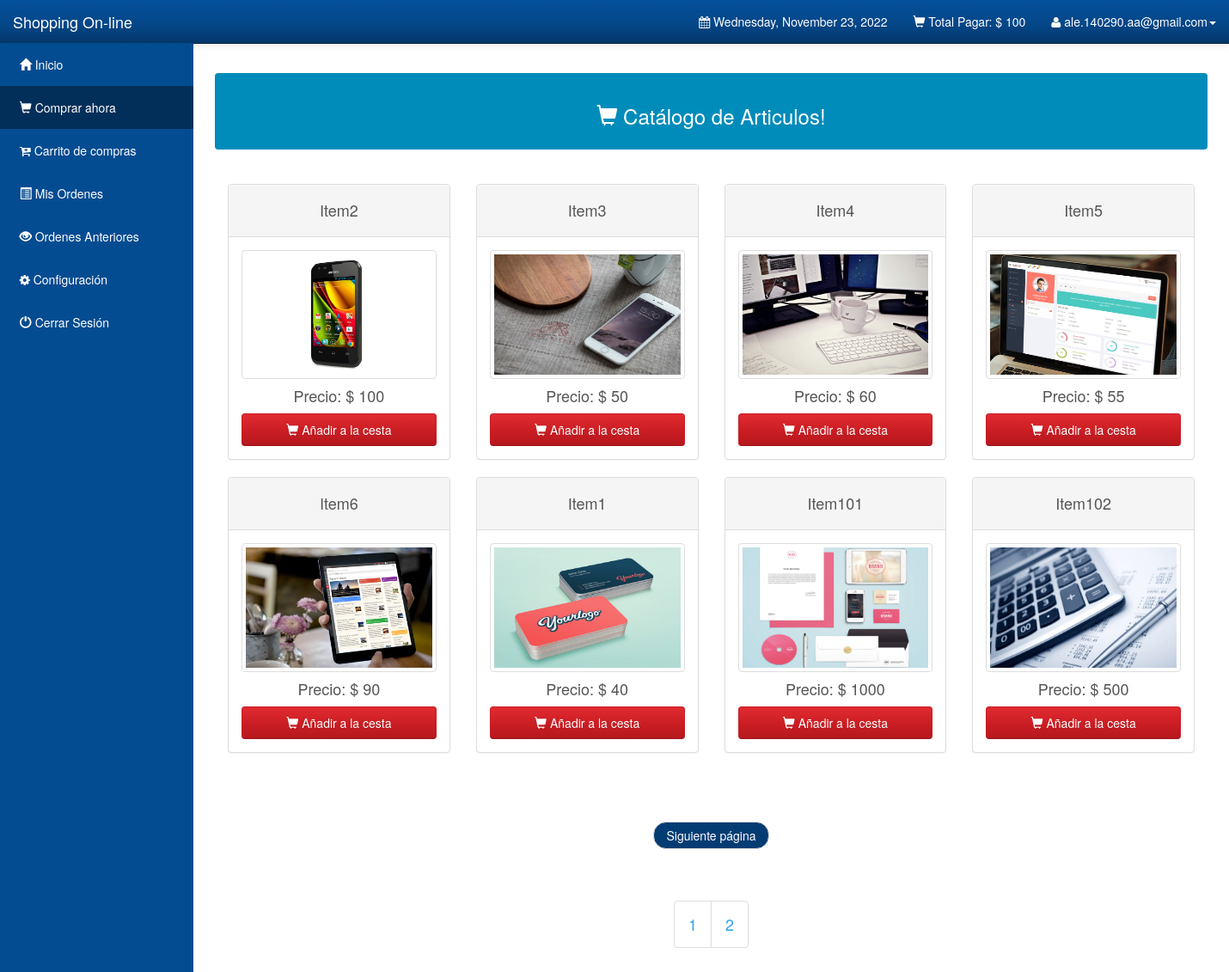
Page /Customers/shop.php (signed in) on the committed database.
### tables this page shows
CREATE TABLE `users` (
  `user_id` int(11) NOT NULL,
  `user_email` varchar(1000) NOT NULL,
  `user_password` varchar(1000) NOT NULL,
  `user_firstname` varchar(1000) NOT NULL,
  `user_lastname` varchar(1000) NOT NULL,
  `user_address` varchar(1000) NOT NULL
);

CREATE TABLE `items` (
  `item_id` int(11) NOT NULL,
  `item_name` varchar(5000) NOT NULL,
  `item_price` double NOT NULL,
  `item_image` varchar(5000) NOT NULL,
  `item_date` date NOT NULL
);

### Customers/shop.php (the view, shortened to what this page needs)
<?php
 include("config.php");
 extract($_SESSION);
		  $stmt_edit = $DB_con->prepare('SELECT * FROM users WHERE user_email =:user_email');
		$stmt_edit->execute(array(':user_email'=>$user_email));
		$edit_row = $stmt_edit->fetch(PDO::FETCH_ASSOC);
		extract($edit_row);
		?>
<?php
 include("config.php");
		  $stmt_edit = $DB_con->prepare("select sum(order_total) as total from orderdetails where user_id=:user_id and order_status='Ordered'");
		$stmt_edit->execute(array(':user_id'=>$user_id));
		$edit_row = $stmt_edit->fetch(PDO::FETCH_ASSOC);
		extract($edit_row);
		?>
<!DOCTYPE html>
<html lang="en">
<head>
    <link rel="stylesheet" type="text/css" href="bootstrap/css/bootstrap.min.css" />
    <link rel="stylesheet" type="text/css" href="font-awesome/css/font-awesome.min.css" />
    <link rel="stylesheet" type="text/css" href="css/local.css" />
    <link rel="stylesheet" type="text/css" href="jquery.fancybox.css?v=2.1.5" media="screen" />
    <link rel="stylesheet" type="text/css" href="jquery.fancybox-buttons.css?v=1.0.5" />
    <link rel="stylesheet" type="text/css" href="jquery.fancybox-thumbs.css?v=1.0.7" />
</head>
<body>
    <div id="wrapper">
        <nav class="navbar navbar-inverse navbar-fixed-top" role="navigation">
		<div class="navbar-header">
                <a class="navbar-brand" href="index.php"> Shopping On-line</a>
            </div>
            <div class="collapse navbar-collapse navbar-ex1-collapse">
                <ul class="nav navbar-nav side-nav">
                    <li><a href="index.php"> &nbsp; <span class='glyphicon glyphicon-home'></span> Inicio</a></li>
                    <li class="active"><a href="shop.php?id=1"> &nbsp; <span class='glyphicon glyphicon-shopping-cart'></span> Comprar ahora</a></li>
                    <li><a href="cart_items.php"> &nbsp; <span class='fa fa-cart-plus'></span> Carrito de compras</a>
                    </li>
                    <li ><a href="orders.php"> &nbsp; <span class='glyphicon glyphicon-list-alt'></span>
                            Mis Ordenes</a></li>
                    <li><a href="view_purchased.php"> &nbsp; <span class='glyphicon glyphicon-eye-open'></span> Ordenes Anteriores</a></li>
                    <li><a data-toggle="modal" data-target="#setAccount"> &nbsp; <span class='fa fa-gear'></span>
                            Configuración</a></li>
                    <li><a href="logout.php"> &nbsp; <span class='glyphicon glyphicon-off'></span> Cerrar Sesión</a></li>
                </ul>
                <ul class="nav navbar-nav navbar-right navbar-user">
                    <li class="dropdown messages-dropdown">
                        <a href="#"><i class="fa fa-calendar"></i> <?php
                            $Today=date('y:m:d');
                            $new=date('l, F d, Y',strtotime($Today));
                            echo $new; ?></a>
                    </li>
                    <li class="dropdown user-dropdown">
                        <a href="#" class="dropdown-toggle" data-toggle="dropdown"><span
                                class='glyphicon glyphicon-shopping-cart'></span> Total Pagar: 	&#x24;
                            <?php echo $total; ?> </b></a>
                    </li>
                    <li class="dropdown user-dropdown">
                        <a href="#" class="dropdown-toggle" data-toggle="dropdown"><i class="fa fa-user"></i>
                            <?php echo $user_email; ?><b class="caret"></b></a>
                    </li>
                </ul>
            </div>
        </nav>
        <div id="page-wrapper">
            <div class="alert alert-default" style="color:white;background-color:#008CBA">
                <center>
                    <h3> <span class="glyphicon glyphicon-shopping-cart"></span> Catálogo de Articulos!</h3>
                </center>
            </div>
            <br />
            <?php
$query1=mysqli_connect("localhost","root","", "store");
$start=0;
$limit=8;
$query=mysqli_query($query1,"select * from items LIMIT $start, $limit");
while($query2=mysqli_fetch_array($query))
{
	echo "<div class='col-sm-3'><div class='panel panel-default' style='border-color:#gray;'>
            <div class='panel-heading' >
            <center>
			<h4 style='text-align:center; class='form-control' rows='1' disabled>".$query2['item_name']."</h4>
			</center>
            </div>
            <div class='panel-body'>
           <a class='fancybox-buttons' href='../Admin/item_images/".$query2['item_image']."' data-fancybox-group='button' title='Page ".$id."- ".$query2['item_name']."'>
					<img src='../Admin/item_images/".$query2['item_image']."' class='img img-thumbnail'  style='width:350px;height:150px;' />
					</a>
					<center><h4> Precio: 	&#x24; ".$query2['item_price']." </h4></center>
					<a class='btn btn-block btn-danger' href='add_to_cart.php?cart=".$query2['item_id']."'><span class='glyphicon glyphicon-shopping-cart'></span> Añadir a la cesta</a>
            </div>
          </div>
        </div>";
}
echo "<div class='container'>";
echo "</div>";
$rows=mysqli_num_rows(mysqli_query($query1,"select * from items"));
$total=ceil($rows/$limit);
echo "<br /><ul class='pager'>";
if($id!=$total)
{
	echo "<li><a style='color:white;background-color : #033c73;' href='?id=".($id+1)."' class='pager'>Siguiente página</a></li>";
}
echo "</ul>";
echo "<center><ul class='pagination pagination-lg'>";
		for($i=1;$i<=$total;$i++)
		{
			if($i==$id) { echo "<li class='pagination active'><a style='color:white;background-color : #033c73;'>".$i."</a></li>"; }
			else { echo "<li><a href='?id=".$i."'>".$i."</a></li>"; }
		}
echo "</ul></center>";
?>
            <br />
        </div>
    </div>
</body>
</html>

### rows in the picture
users: user_email "ale.140290.aa@gmail.com"
items: item_name "Item2", item_image (picture), item_price "100"
items: item_name "Item3", item_image (picture), item_price "50"
items: item_name "Item4", item_image (picture), item_price "60"
items: item_name "Item5", item_image (picture), item_price "55"
items: item_name "Item6", item_image (picture), item_price "90"
items: item_name "Item1", item_image (picture), item_price "40"
items: item_name "Item101", item_image (picture), item_price "1000"
items: item_name "Item102", item_image (picture), item_price "500"

### other values in the picture
$total "100"
